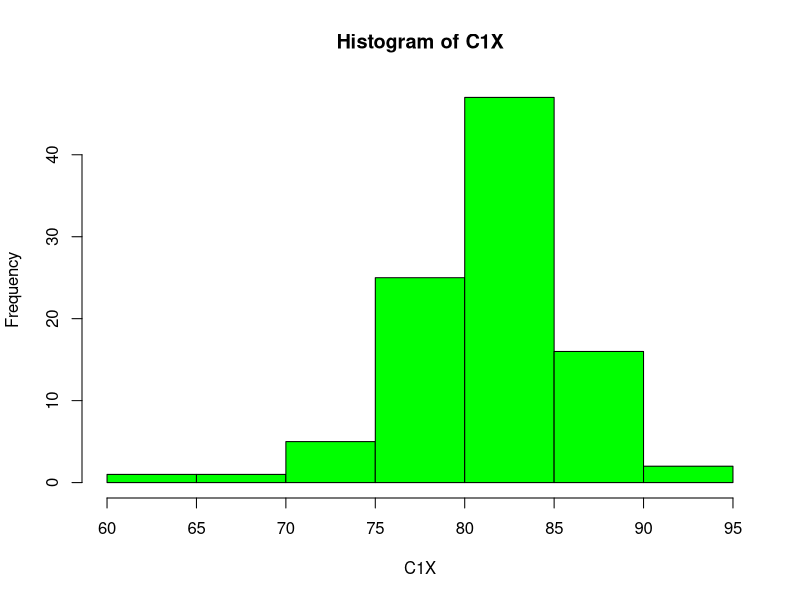
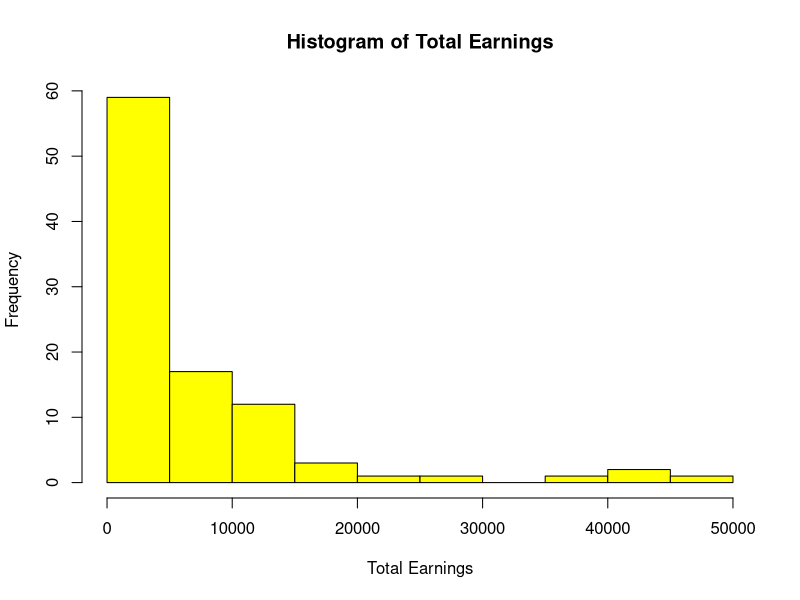

Reproduce these figures in R, in order.
library(readr)
DGPT24 <- read.csv("DGPT24.csv")

class(DGPT24)
summary(DGPT24)
#print(colnames(DGPT24))
      
#changing names of Columns which are possible for better understanding
colnames(DGPT24)[5]<-"parked_%"
colnames(DGPT24)[8]<-"fairway_%"
colnames(DGPT24)[9]<-"scramble_%"

print(colnames(DGPT24))

#Checking the types of Columns especially used in our Research Question

class(DGPT24$birdie_avg)
#as first Column C1X which is numeric and Our 2nd column total_earnings are integer type
class(DGPT24$C1X)
class(DGPT24$total_earnings)


#Now, removing the unrealistic values from Column C1X and total_earnings.
DGPT24 <- DGPT24[DGPT24$C1X >= 0 & DGPT24$C1X <= 100, ]
DGPT24 <- DGPT24[DGPT24$total_earning > 0, ]

#Now check that the data is normal or not
hist(DGPT24$C1X, main="Histogram of C1X", xlab="C1X", col="green", border="black")
hist(DGPT24$total_earnings, main="Histogram of Total Earnings", xlab="Total Earnings", col="yellow", border="black")

#Now we will do statistical test by using spearman method
cor.test(DGPT24$C1X, DGPT24$total_earnings, method="spearman")

